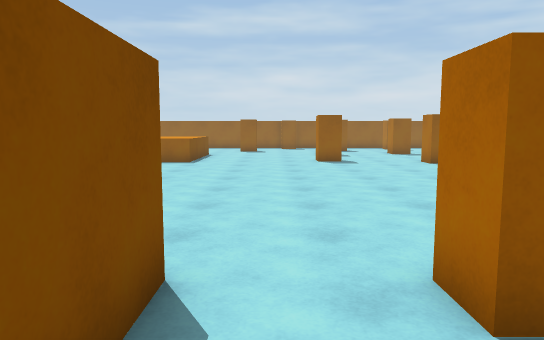
View 1 (above)

24 first-person views from a walk through a scene from a Unity 3-D project. The camera is 1.4 m above the floor, tilts 6° down and sees 70° across. The floor is counted in squares, 1 m on a side. Each view is taken from the middle of a square. On the plan, view 1 faces up. The plan holds only what a view shows up to about 16 squares ahead; the rest is blank. The place goes on beyond the plan. The player character is not drawn.

View 2
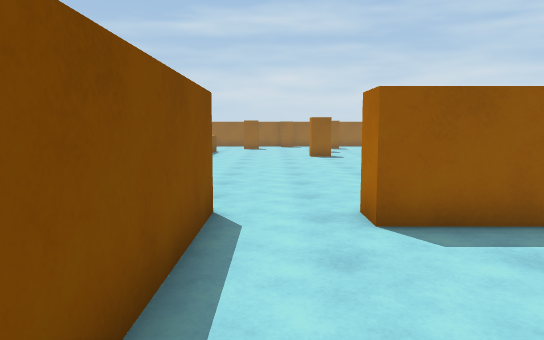

View 3
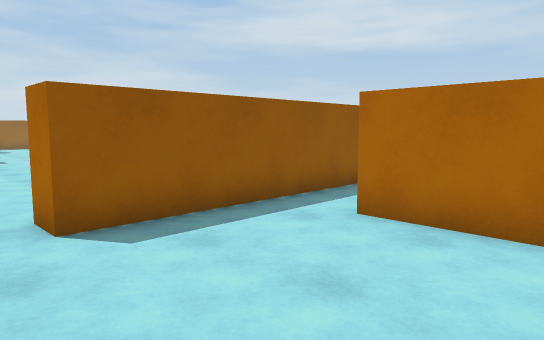

View 4
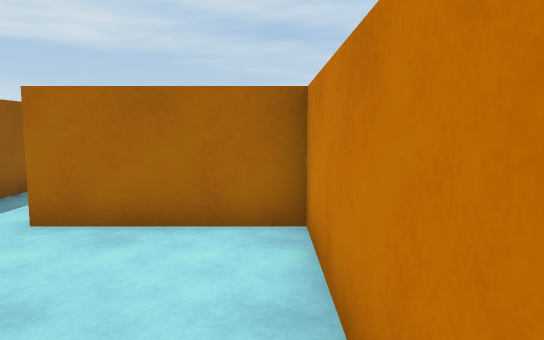

View 5
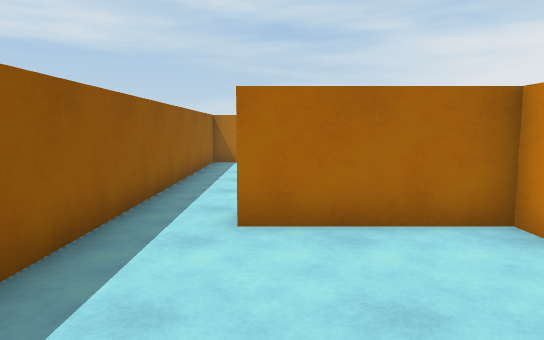

View 6
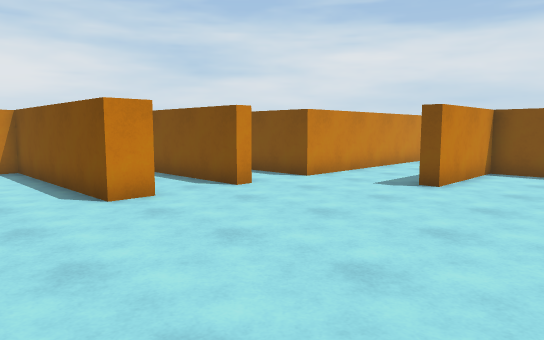

View 7
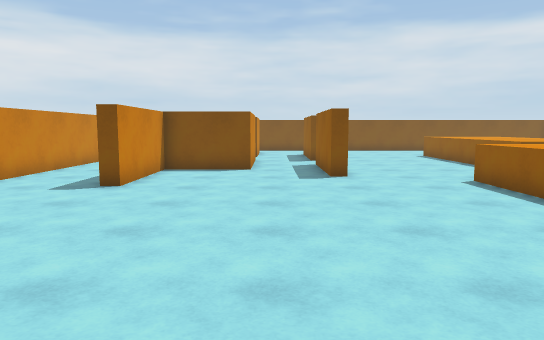

View 8
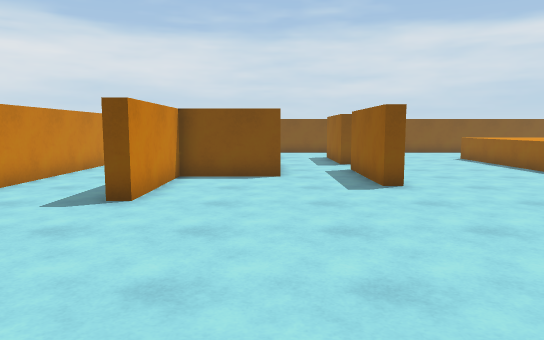

View 9
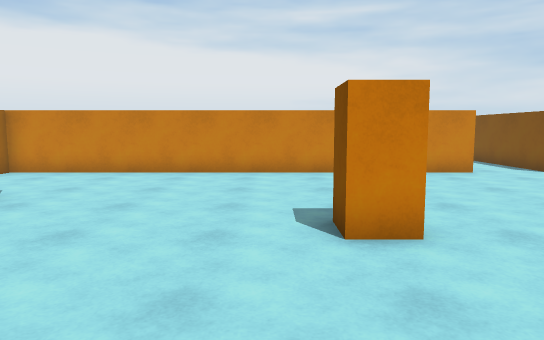

View 10
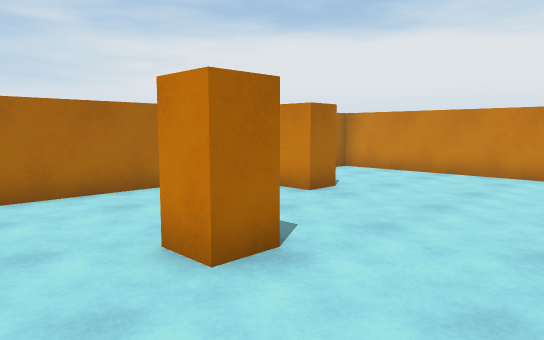

View 11
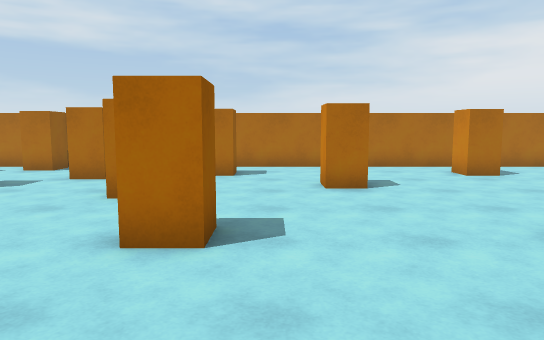

View 12
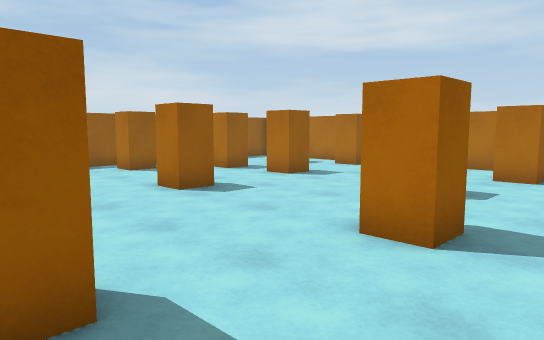

View 13
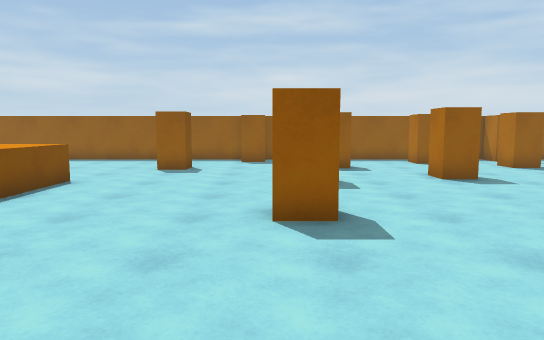

View 14
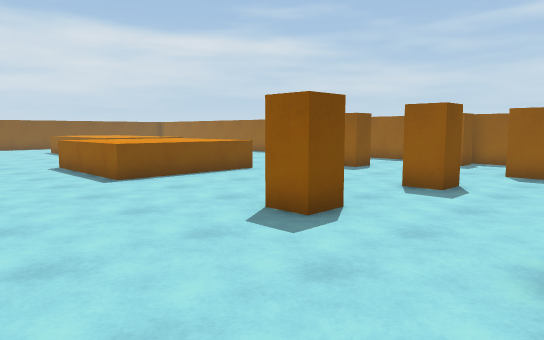

View 15
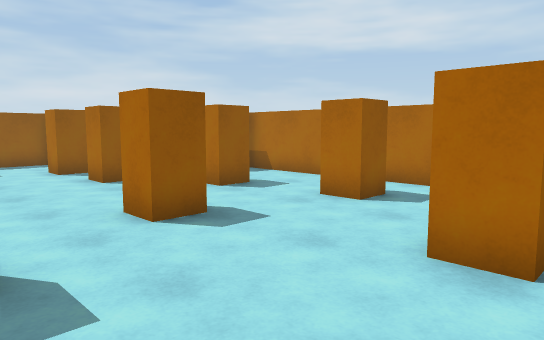

View 16
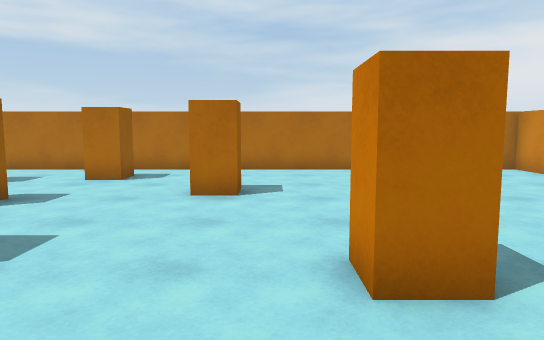

View 17
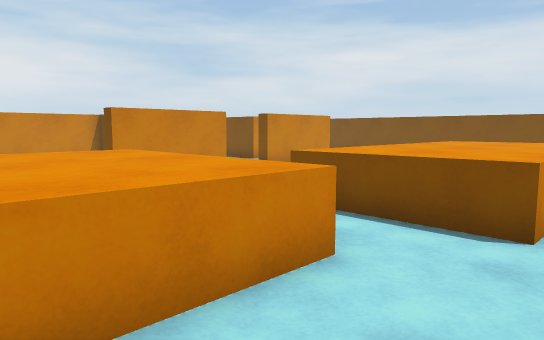

View 18
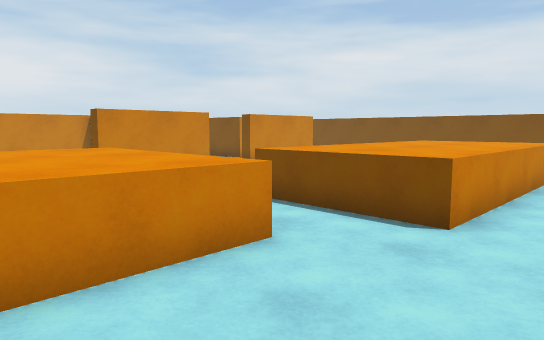

View 19
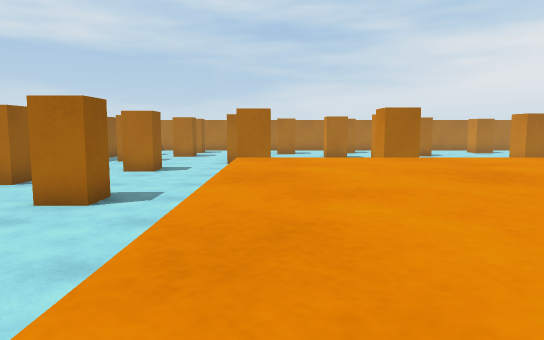

View 20
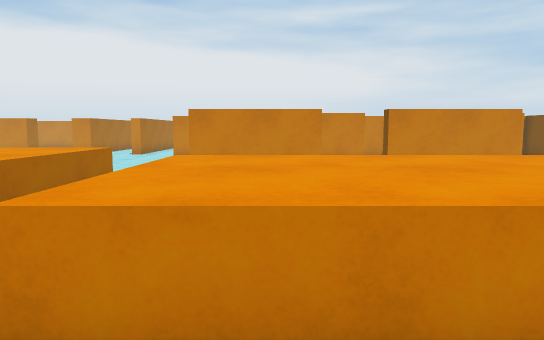

View 21
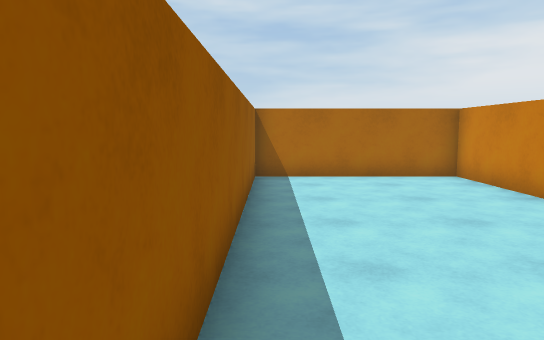

View 22
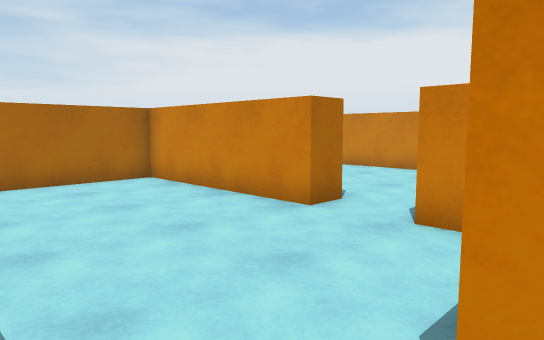

View 23
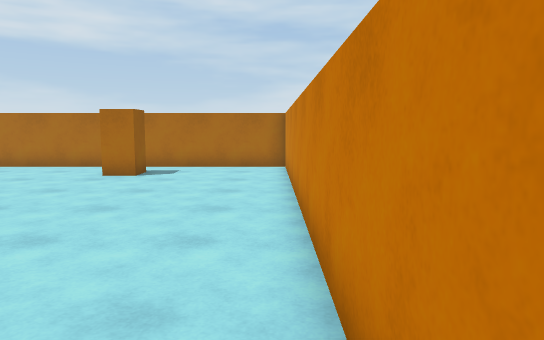

View 24
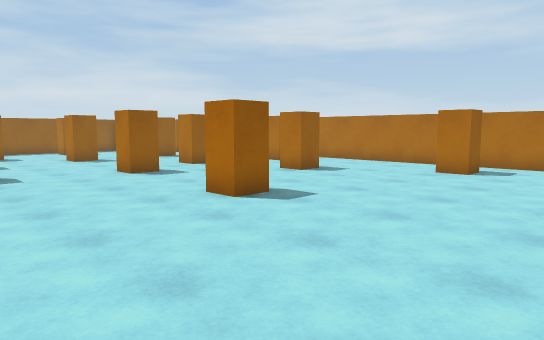

### Floor plan
Key: @ floor where view 1 was taken; # wall or solid block; . floor; ^ raised ledge.
Columns run from 16 left of view 1 to 17 right of it. Each row starts with its distance up from view 1.
 25     .      ...##....##.....##   .#
 24    ....... .................. ...#
 23 ^^^^^^.....................# ...##
 22 ^^^^^^.............#...#...##....#
 21 ^^^^^^..^^^^^....................#
 20 ^^^^^^. ^^^^^................#...#
 19 ^^^^^^  ^^^^^....................#
 18  .....  ^^^^^.....##......#......#
 17  .......^^^^^.....##..........#..#
 16  ......................#.........#
 15  ................................#
 14    ..............................#
 13 #..####.....................#....#
 12  ................................#
 11  .....................##.........#
 10  ####.................##.........#
  9     #.........................##.#
  8     #.........................##.#
  7     #####........................#
  6       ...........................#
  5     .............................#
  4   ...............................#
  3  #########.##.##..################
  2          #. #. #.................#
  1          #  #. #.................#
  0             #  #@.....#..........#
 -1             #  #......#..........#
 -2                #. ....#..........#
 -3                #. ....# .........#
 -4                ##########..#######
 -5                          ...
 -6                           ...
 -7                           ...
 -8                            ...
 -9                            ...
-10                             ...
-11                             ####

Positions as (right, up) in squares from view 1, and headings:
1: (0, 0), facing up
2: (0, -3), facing up
3: (0, -3), facing up-right
4: (0, -3), facing right
5: (0, 0), facing right
6: (2, 11), facing down-left
7: (2, 11), facing left
8: (0, 10), facing left
9: (8, 16), facing down
10: (8, 16), facing down-right
11: (2, 15), facing right
12: (2, 14), facing up-right
13: (2, 11), facing up
14: (7, 12), facing up-left
15: (7, 12), facing up-right
16: (3, 12), facing right
17: (-5, 24), facing down-left
18: (-5, 25), facing down-left
19: (-9, 21), facing right
20: (-12, 25), facing down
21: (5, 2), facing right
22: (6, 2), facing down-right
23: (2, 4), facing right
24: (1, 4), facing up-right
